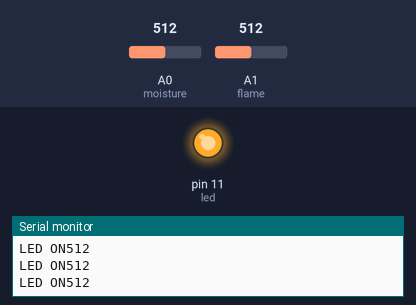
A sketch run on a simulated Arduino Uno, built with avr-gcc and run on an emulated ATmega328P. Shown: output pins drawn as LEDs (lit = HIGH), the last lines printed to the serial monitor. Dashed ring = blinking. The test bench sets the inputs (shaded band); at power-on: A0 (moisture) = 512, A1 (flame) = 512.

Above: at 1.2 s.
1.3 s: A0 (moisture) set to 982
3.0 s: A0 (moisture) set to 1016
At 3.5 s:
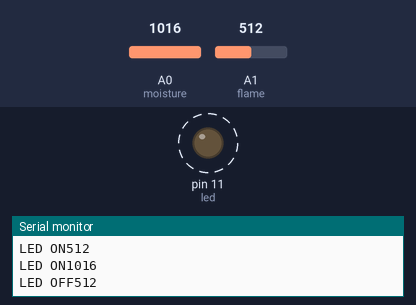
6.0 s: A0 (moisture) set to 990
At 6.7 s:
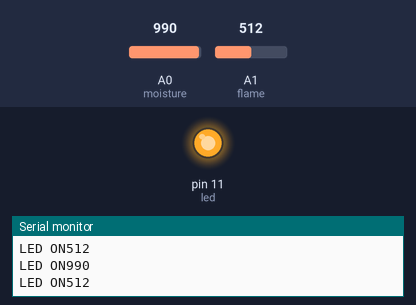
7.5 s: A0 (moisture) set to 1010
At 8.11 s:
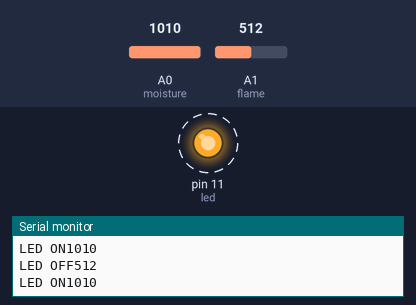
Timing chart, 0 to 11.5 s (numbered marks = the images above; inputs shaded):
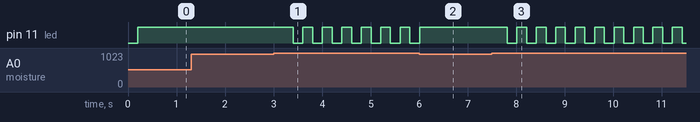

Measured:
- the behaviour switches between 999 and 1000 on A0 (moisture) (found by bisection; images 0 and 1)
- after the input at 3.0 s, pin 11 (led): alternates HIGH for 0.20 s and LOW for 0.20 s, starting after 0.41 s
- after the input at 6.0 s, pin 11 (led): goes on until 6.0 s, then stays HIGH
- after the input at 7.5 s, pin 11 (led): alternates HIGH for 0.20 s and LOW for 0.20 s, starting after 0.31 s

The sketch:

moistandflame.ino
```cpp
#define led 11
#define moisture A0
#define flame A1
void setup()
{
pinMode(led, OUTPUT);

Serial.begin(9600);
}

void loop()
{
  // put your main code here, to run repeatedly:
A();
B();
}
void A()
{
  int moistureValue = analogRead(moisture);
    Serial.println(moistureValue);
    delay(200);

  if(moistureValue<1000)
  {
    digitalWrite(led, HIGH);
    Serial.print("LED ON");

  }
  else{
    digitalWrite(led, LOW);
    Serial.print("LED OFF");
  }
}
void B(){
  int flameValue = analogRead(flame);
    Serial.println(flameValue);
    delay(200);

  if(flameValue<1000)
  {
    digitalWrite(led, HIGH);
    Serial.print("LED ON");

  }
  else{
    digitalWrite(led, LOW);
    Serial.print("LED OFF");
}
}
```
